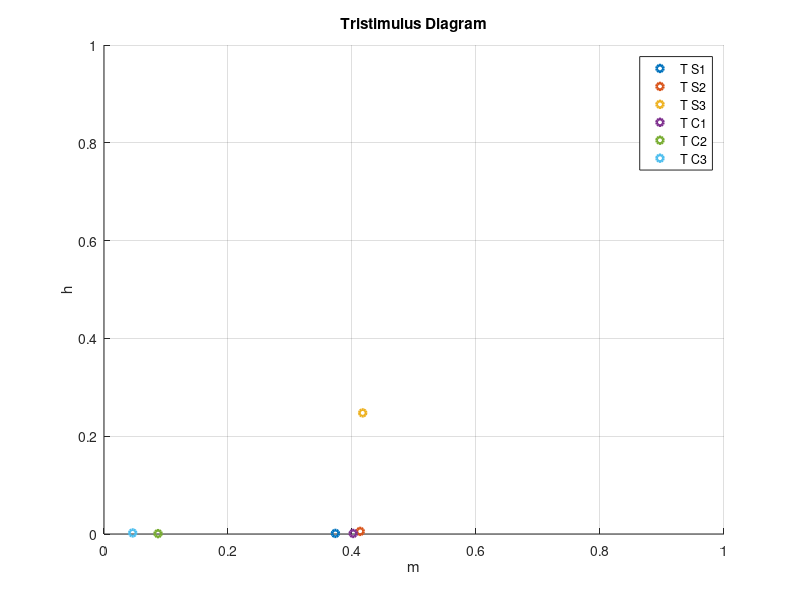

Reproduce this figure in MATLAB.
clear all
clc 

%% Call Data
load('notes.mat');
N=10;  % number of harmonics 
parameterNames=['f_nominal','f_real','Amplitude','Inharmonicity'];

%% Saxophone-note C
S1(:,1)=sax_c5.ModArm(1:N,1);  % Frequency vector (f_nominal)
S1(:,2)=sax_c5.ModArm(1:N,2);  % Frequency vector (f_real)
S1(:,3)=sax_c5.ModArm(1:N,3);  % Amplitude vector
S1(:,4)=sax_c5.ModArm(1:N,4);  % Inharmonicity
%table(parameterNames.',S1.','VariableNames',{'Parameters' 'Harmonics'})

%% Saxophone-note D
S2(:,1)=sax_d5.ModArm(1:N,1);  % Frequency vector (f_nominal)
S2(:,2)=sax_d5.ModArm(1:N,2);  % Frequency vector (f_real)
S2(:,3)=sax_d5.ModArm(1:N,3);  % Amplitude vector
S2(:,4)=sax_d5.ModArm(1:N,4);  % Inharmonicity
%table(parameterNames.',S2.','VariableNames',{'Parameters' 'Harmonics'})

%% Saxophone-note E
S3(:,1)=sax_e5.ModArm(1:N,1);  % Frequency vector (f_nominal)
S3(:,2)=sax_e5.ModArm(1:N,2);  % Frequency vector (f_real)
S3(:,3)=sax_e5.ModArm(1:N,3);  % Amplitude vector
S3(:,4)=sax_e5.ModArm(1:N,4);  % Inharmonicity
%table(parameterNames.',S3.','VariableNames',{'Parameters' 'Harmonics'})

%% Clarinet-note F
C1(:,1)=clar_f5.ModArm(1:N,1);  % Frequency vector (f_nominal)
C1(:,2)=clar_f5.ModArm(1:N,2);  % Frequency vector (f_real)
C1(:,3)=clar_f5.ModArm(1:N,3);  % Amplitude vector
C1(:,4)=clar_f5.ModArm(1:N,4);  % Inharmonicity
%table(parameterNames.',C1.','VariableNames',{'Parameters' 'Harmonics'})

%% Clarinet-note G
C2(:,1)=clar_g5.ModArm(1:N,1);  % Frequency vector (f_nominal)
C2(:,2)=clar_g5.ModArm(1:N,2);  % Frequency vector (f_real)
C2(:,3)=clar_g5.ModArm(1:N,3);  % Amplitude vector
C2(:,4)=clar_g5.ModArm(1:N,4);  % Inharmonicity
%table(parameterNames.',C2.','VariableNames',{'Parameters' 'Harmonics'})

%% Clarinet-note A
C3(:,1)=clar_a5.ModArm(1:N,1);  % Frequency vector (f_nominal)
C3(:,2)=clar_a5.ModArm(1:N,2);  % Frequency vector (f_real)
C3(:,3)=clar_a5.ModArm(1:N,3);  % Amplitude vector
C3(:,4)=clar_a5.ModArm(1:N,4);  % Inharmonicity
%table(parameterNames.',C3.','VariableNames',{'Parameters' 'Harmonics'})

%% Spectral Centroid
i = (1:N)';
num1 = sum(i .* S1(:,3));den1 = sum(S1(:,3));B_S1 = num1/den1; 
num2 = sum(i .* S2(:,3));den2 = sum(S2(:,3));B_S2 = num2/den2; 
num3 = sum(i .* S3(:,3));den3 = sum(S3(:,3));B_S3 = num3/den3; 
num4 = sum(i .* C1(:,3));den4 = sum(C1(:,3));B_C1 = num4/den4;
num5 = sum(i .* C2(:,3));den5 = sum(C2(:,3));B_C2 = num5/den5;
num6 = sum(i .* C3(:,3));den6 = sum(C3(:,3));B_C3 = num6/den6;

%% Odd and even harmonics
%Saxophone 1
num_hevenS1=(S1(2,3)^2)+(S1(4,3)^2)+(S1(6,3)^2)+(S1(8,3)^2); hevenS1=sqrt(num_hevenS1/den1);
num_hoddS1=(S1(1,3)^2)+(S1(3,3)^2)+(S1(5,3)^2)+(S1(7,3)^2)+(S1(9,3)^2); hoddS1=sqrt(num_hoddS1/den1);
%Saxophone 2
num_hevenS2=(S2(2,3)^2)+(S2(4,3)^2)+(S2(6,3)^2)+(S2(8,3)^2); hevenS2=sqrt(num_hevenS2/den2);
num_hoddS2=(S2(1,3)^2)+(S2(3,3)^2)+(S2(5,3)^2)+(S2(7,3)^2)+(S2(9,3)^2); hoddS2=sqrt(num_hoddS2/den2);
%Saxophone 3
num_hevenS3=(S3(2,3)^2)+(S3(4,3)^2)+(S3(6,3)^2)+(S3(8,3)^2); hevenS3=sqrt(num_hevenS3/den3);
num_hoddS3=(S3(1,3)^2)+(S3(3,3)^2)+(S3(5,3)^2)+(S3(7,3)^2)+(S3(9,3)^2); hoddS3=sqrt(num_hoddS3/den3);
%Clarinet 1
num_hevenC1=(C1(2,3)^2)+(C1(4,3)^2)+(C1(6,3)^2)+(C1(8,3)^2); hevenC1=sqrt(num_hevenC1/den4);
num_hoddC1=(C1(1,3)^2)+(C1(3,3)^2)+(C1(5,3)^2)+(C1(7,3)^2)+(C1(9,3)^2); hoddC1=sqrt(num_hoddC1/den4);
%Clarinet 2
num_hevenC2=(C2(2,3)^2)+(C2(4,3)^2)+(C2(6,3)^2)+(C2(8,3)^2); hevenC2=sqrt(num_hevenC2/den5);
num_hoddC2=(C2(1,3)^2)+(C2(3,3)^2)+(C2(5,3)^2)+(C2(7,3)^2)+(C2(9,3)^2); hoddC2=sqrt(num_hoddC2/den5);
%Clarinet 3
num_hevenC3=(C3(2,3)^2)+(C3(4,3)^2)+(C3(6,3)^2)+(C3(8,3)^2); hevenC3=sqrt(num_hevenC3/den6);
num_hoddC3=(C3(1,3)^2)+(C3(3,3)^2)+(C3(5,3)^2)+(C3(7,3)^2)+(C3(9,3)^2); hoddC3=sqrt(num_hoddC3/den6);

%% Tristimulus

%Saxophone 1
T1_S1=(S1(1,3)^2)/sum(S1(:,3).^2);
T2_S1=sum(S1(2:4,3).^2)/sum(S1(:,3).^2);
T3_S1=sum(S1(5:7,3).^2)/sum(S1(:,3).^2);
T_S1=[T1_S1,T2_S1,T3_S1]; %T1=f,T2=m,T3=h

%Saxophone 2
T1_S2=(S2(1,3)^2)/sum(S2(:,3).^2);
T2_S2=sum(S2(2:4,3).^2)/sum(S2(:,3).^2);
T3_S2=sum(S2(5:7,3).^2)/sum(S2(:,3).^2);
T_S2=[T1_S2,T2_S2,T3_S2]; %T1=f,T2=m,T3=h

%Saxophone 3
T1_S3=(S3(1,3)^2)/sum(S3(:,3).^2);
T2_S3=sum(S3(2:4,3).^2)/sum(S3(:,3).^2);
T3_S3=sum(S3(5:end,3).^2)/sum(S3(:,3).^2);
T_S3=[T1_S3,T2_S3,T3_S3]; %T1=f,T2=m,T3=h

%Clarinet 1
T1_C1=(C1(1,3)^2)/sum(C1(:,3).^2);
T2_C1=sum(C1(2:4,3).^2)/sum(C1(:,3).^2);
T3_C1=sum(C1(5:end,3).^2)/sum(C1(:,3).^2);
T_C1=[T1_C1,T2_C1,T3_C1]; %T1=f,T2=m,T3=h

%Clarinet 2
T1_C2=(C2(1,3)^2)/sum(C2(:,3).^2);
T2_C2=sum(C2(2:4,3).^2)/sum(C2(:,3).^2);
T3_C2=sum(C2(5:end,3).^2)/sum(C2(:,3).^2);
T_C2=[T1_C2,T2_C2,T3_C2]; %T1=f,T2=m,T3=h

%Clarinet 1
T1_C3=(C3(1,3)^2)/sum(C3(:,3).^2);
T2_C3=sum(C3(2:4,3).^2)/sum(C3(:,3).^2);
T3_C3=sum(C3(5:end,3).^2)/sum(C3(:,3).^2);
T_C3=[T1_C3,T2_C3,T3_C3]; %T1=f,T2=m,T3=h

%% Inharmonicity
inh_S1=S1(:,4)';
inh_S2=S2(:,4)';
inh_S3=S3(:,4)';
inh_C1=C1(:,4)';
inh_C2=C2(:,4)';
inh_C3=C3(:,4)';
%% Plot Tristimulus
figure(1);
hold on;
plot(T_S1(2),T_S1(3),'o','MarkerSize',5,'LineWidth',2);
plot(T_S2(2),T_S2(3),'o','MarkerSize',5,'LineWidth',2);
plot(T_S3(2),T_S3(3),'o','MarkerSize',5,'LineWidth',2);
plot(T_C1(2),T_C1(3),'o','MarkerSize',5,'LineWidth',2);
plot(T_C2(2),T_C2(3),'o','MarkerSize',5,'LineWidth',2);
plot(T_C3(2),T_C3(3),'o','MarkerSize',5,'LineWidth',2);
xlabel('m');ylabel('h');
xlim([0 1]);ylim([0 1]);
title('Tristimulus Diagram');
legend('T S1', 'T S2', 'T S3', 'T C1', 'T C2', 'T C3');
grid on;
